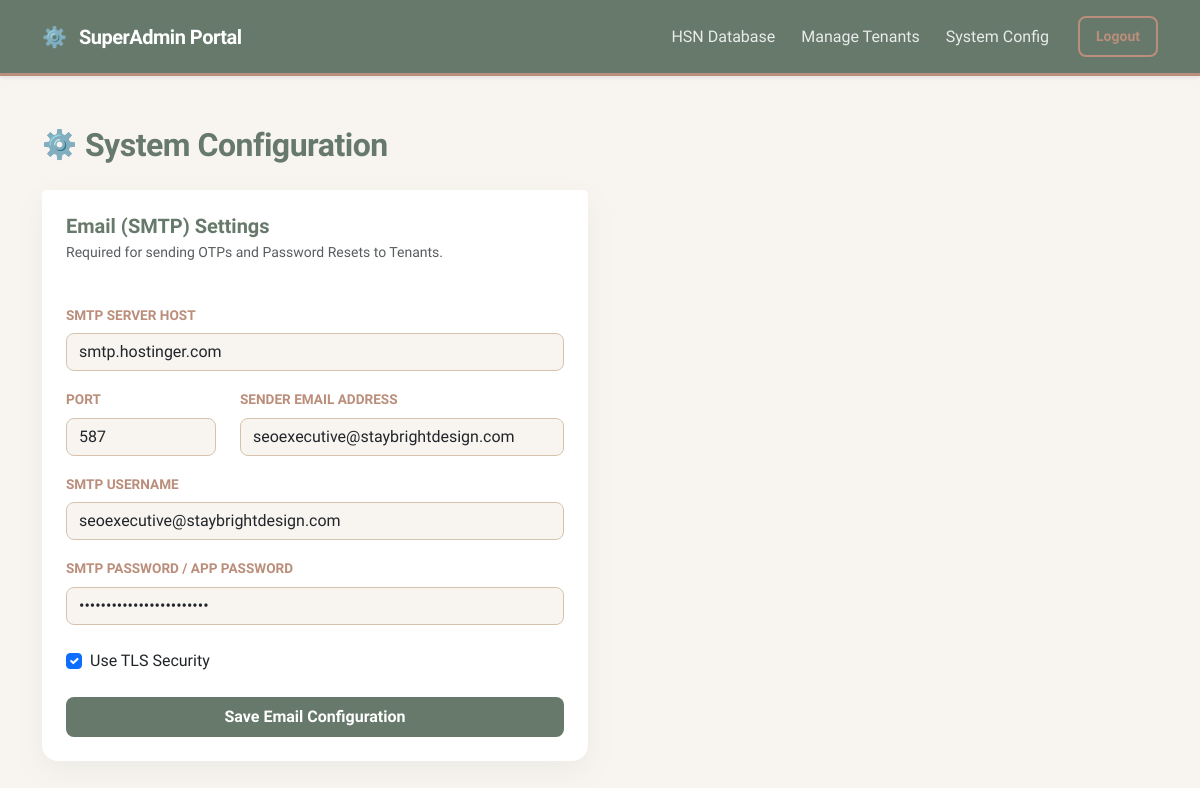
The page /developer/settings (signed in) on the database as committed earlier.
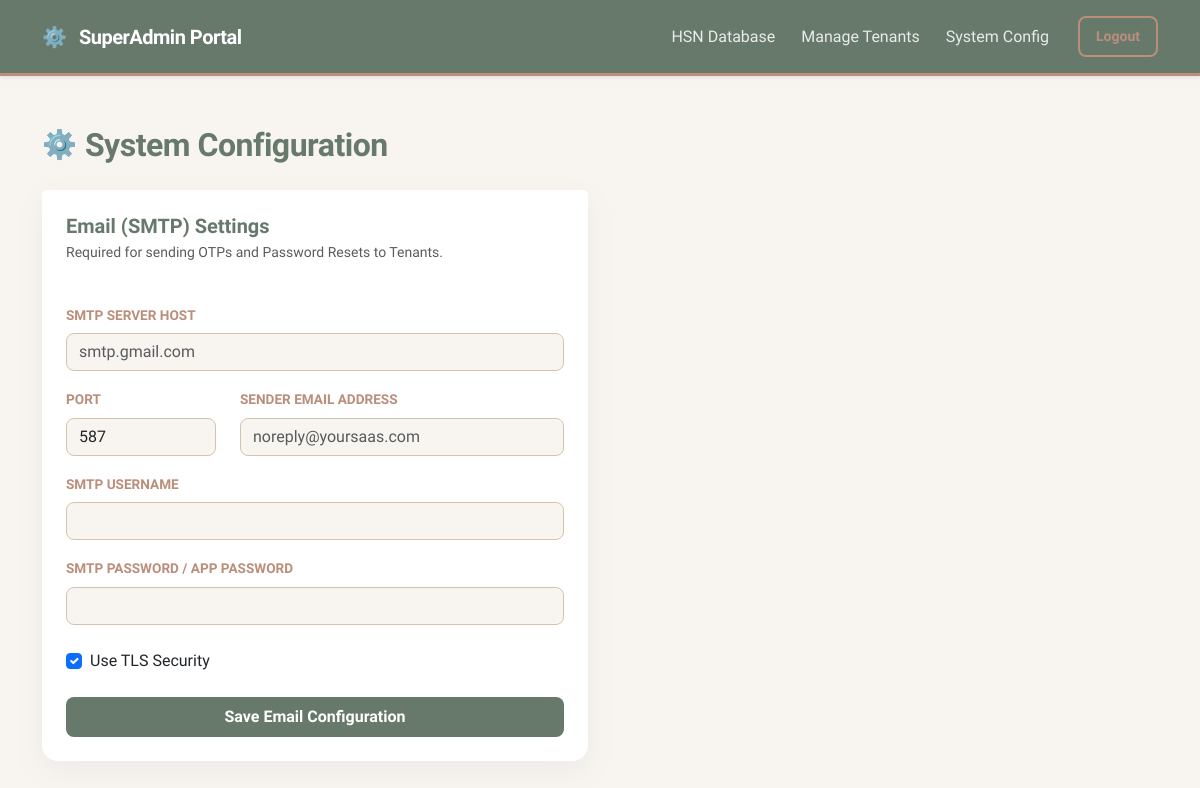
The same page on the database as committed later.
### core/models.py (models this page shows)
class SMTPSettings(db.Model):
    id = db.Column(db.Integer, primary_key=True)
    server = db.Column(db.String(150), nullable=False)
    port = db.Column(db.Integer, nullable=False, default=587)
    username = db.Column(db.String(150), nullable=False)
    password = db.Column(db.String(150), nullable=False)
    sender_email = db.Column(db.String(150), nullable=False)
    use_tls = db.Column(db.Boolean, default=True)

### core/admin/routes.py (the view, shortened to what this page needs)
@admin_bp.route('/settings', methods=['GET', 'POST'])
def settings():
    if not is_logged_in(): return redirect(url_for('admin.login'))
    smtp = SMTPSettings.query.first()
    return render_template('admin/settings.html', smtp=smtp)

### core/admin/routes.py (called while the page is built)
def is_logged_in():
    return session.get('is_developer') is True

### core/templates/admin/settings.html (shortened to what this page needs)
{% extends "base.html" %}
{% block content %}
<div class="d-flex justify-content-between align-items-center mt-4 mb-4">
    <div class="d-flex align-items-center">
        <span class="fs-3 me-2 text-sage">⚙️</span>
        <h2 class="admin-header mb-0">System Configuration</h2>
    </div>
</div>
<div class="row">
    <div class="col-lg-6">
        <div class="card card-glass border-0">
            <div class="card-header bg-white border-0 pt-4 pb-0 px-4">
                <h5 class="mb-0 text-sage fw-bold">Email (SMTP) Settings</h5>
                <p class="text-muted small mt-1">Required for sending OTPs and Password Resets to Tenants.</p>
            </div>
            <div class="card-body p-4">
                <form action="/developer/settings" method="POST">
                    <div class="mb-3">
                        <label class="form-label">SMTP Server Host</label>
                        <input type="text" name="server" class="form-control form-control-admin" placeholder="smtp.gmail.com" value="{{ smtp.server if smtp else '' }}" required>
                    </div>
                    <div class="row mb-3">
                        <div class="col-md-4">
                            <label class="form-label">Port</label>
                            <input type="number" name="port" class="form-control form-control-admin" value="{{ smtp.port if smtp else '587' }}" required>
                        </div>
                        <div class="col-md-8">
                            <label class="form-label">Sender Email Address</label>
                            <input type="email" name="sender_email" class="form-control form-control-admin" placeholder="noreply@yoursaas.com" value="{{ smtp.sender_email if smtp else '' }}" required>
                        </div>
                    </div>
                    <div class="mb-3">
                        <label class="form-label">SMTP Username</label>
                        <input type="text" name="username" class="form-control form-control-admin" value="{{ smtp.username if smtp else '' }}" required>
                    </div>
                    <div class="mb-4">
                        <label class="form-label">SMTP Password / App Password</label>
                        <input type="password" name="password" class="form-control form-control-admin" value="{{ smtp.password if smtp else '' }}" required>
                    </div>
                    <div class="form-check mb-4">
                        <input class="form-check-input" type="checkbox" name="use_tls" id="useTls" {% if not smtp or smtp.use_tls %}checked{% endif %}>
                        <label class="form-check-label text-dark fw-medium" for="useTls">
                            Use TLS Security
                        </label>
                    </div>
                    <button type="submit" class="btn btn-sage w-100 py-2 fw-bold">Save Email Configuration</button>
                </form>
            </div>
        </div>
    </div>
</div>
{% endblock %}

### core/templates/base.html (shortened to what this page needs)
<!DOCTYPE html>
<html lang="en">
<head>
    <link href="https://cdn.jsdelivr.net/npm/bootstrap@5.3.0/dist/css/bootstrap.min.css" rel="stylesheet">
</head>
<body>
    <nav class="navbar navbar-expand-lg navbar-custom shadow-sm">
        <div class="container">
            {% if session.get('company_name') %}
            <a class="navbar-brand d-flex align-items-center" href="/billing/dashboard">
                {% if session.get('company_logo') %}
                <img src="{{ url_for('static', filename=session.get('company_logo')) }}" alt="Company Logo" height="40"
                    style="object-fit: contain; max-width: 180px;">
                {% else %}
                <span style="color: var(--color-terracotta);" class="me-2">🏢</span> {{ session.get('company_name') }}
                Workspace
                {% endif %}
            </a>
            {% elif session.get('is_developer') %}
            <a class="navbar-brand" href="/developer/dashboard">
                <span style="color: var(--color-sand);" class="me-2">⚙️</span> SuperAdmin Portal
            </a>
            {% else %}
            <a class="navbar-brand" href="/">
                <span style="color: var(--color-cream);" class="me-2">SaaS</span> Billing Platform
            </a>
            {% endif %}
            <div class="collapse navbar-collapse" id="navbarNav">
                <ul class="navbar-nav ms-auto align-items-center">
                    {% if session.get('company_id') %}
                    <li class="nav-item">
                        <a class="nav-link" href="/billing">Point of Sale</a>
                    </li>
                    <li class="nav-item">
                        <a class="nav-link" href="/inventory/add-product">Inventory</a>
                    </li>
                    <li class="nav-item">
                        <a class="nav-link" href="/billing/history">History</a>
                    </li>
                    <li class="nav-item">
                        <a class="nav-link" href="/billing/customers">Customers</a>
                    </li>
                    <li class="nav-item">
                        <a class="nav-link" href="/settings/">Settings</a>
                    </li>
                    <li class="nav-item ms-3">
                        <a class="btn btn-outline-taupe btn-sm px-3 py-2" href="/auth/logout">Logout</a>
                    </li>
                    {% elif session.get('is_developer') %}
                    <li class="nav-item">
                        <a class="nav-link" href="/developer/dashboard">HSN Database</a>
                    </li>
                    <li class="nav-item">
                        <a class="nav-link" href="/developer/companies">Manage Tenants</a>
                    </li>
                    <li class="nav-item">
                        <a class="nav-link" href="/developer/settings">System Config</a>
                    </li>
                    <li class="nav-item ms-3">
                        <a class="btn btn-outline-taupe btn-sm px-3 py-2" href="/developer/logout">Logout</a>
                    </li>
                    {% endif %}
                </ul>
            </div>
        </div>
    </nav>
    <div class="container pb-5 mt-5">
        {% block content %}
        {% endblock %}
    </div>
</body>
</html>

### core/templates/base.html (style rules this page uses)
:root { --color-sand: #D4C2AD; --color-terracotta: #D7A184; --color-cream: #EFDFCC; --color-taupe: #BA8E7A; --color-sage: #66796B; --text-dark: #2C3530; --shadow-soft: 0 10px 30px rgba(102, 121, 107, 0.08); --shadow-hover: 0 15px 35px rgba(102, 121, 107, 0.15); }
body { background-color: #F8F5F1; font-family: 'Plus Jakarta Sans', sans-serif; color: var(--text-dark); -webkit-font-smoothing: antialiased; }
.navbar-custom { background-color: var(--color-sage) !important; padding: 1rem 0; border-bottom: 3px solid var(--color-taupe); }
.navbar-custom .navbar-brand { font-weight: 700; letter-spacing: -0.5px; color: #ffffff; }
.navbar-custom .nav-link { font-weight: 500; color: rgba(255, 255, 255, 0.85) !important; transition: all 0.2s ease; margin: 0 5px; }
.card-glass { background: #ffffff; border: 1px solid rgba(212, 194, 173, 0.3); border-radius: 16px; box-shadow: var(--shadow-soft); transition: box-shadow 0.3s ease; }
.btn-sage { background-color: var(--color-sage); color: white; border: none; font-weight: 600; padding: 0.5rem 1.25rem; border-radius: 8px; transition: all 0.2s ease; }
.btn-outline-taupe { border: 2px solid var(--color-taupe); color: var(--color-taupe); font-weight: 600; border-radius: 8px; background: transparent; }
.text-sage { color: var(--color-sage) !important; }

### core/templates/admin/settings.html (style rules this page uses)
.admin-header { color: var(--color-sage); font-weight: 700; letter-spacing: -0.5px; }
.form-control-admin { border: 1px solid var(--color-sand); border-radius: 8px; background-color: #F8F5F1; transition: all 0.2s; }
.form-label { font-size: 0.85rem; font-weight: 600; color: var(--color-taupe); text-transform: uppercase; }

Rows that differ between the two databases and show on the page:
removed SMTPSettings: server "smtp.hostinger.com", port "587", sender_email "seoexecutive@staybrightdesign.com", username "seoexecutive@staybrightdesign.com", use_tls "☑"
Other text that changed with them:
form field port: (not shown) → "587"
form field use_tls: (not shown) → "☑"
